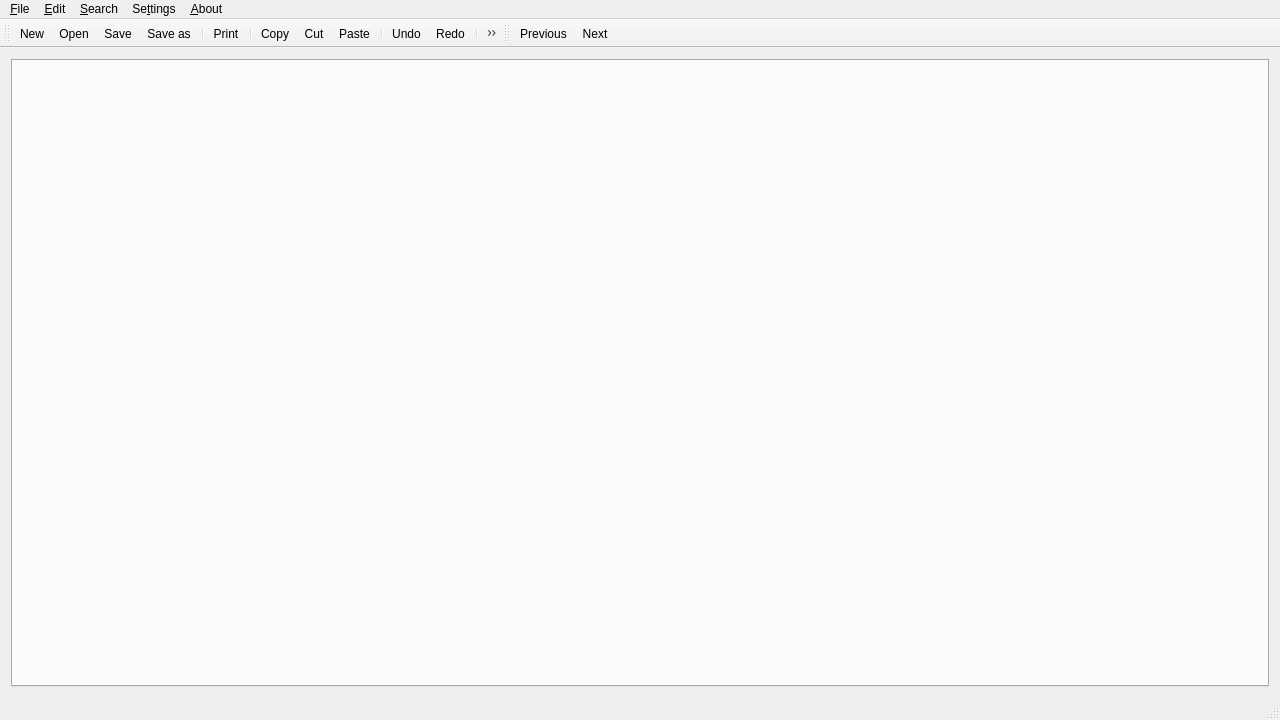
<?xml version="1.0" encoding="UTF-8"?>
<ui version="4.0">
 <class>Librepad</class>
 <widget class="QMainWindow" name="Librepad">
  <property name="geometry">
   <rect>
    <x>0</x>
    <y>0</y>
    <width>1280</width>
    <height>720</height>
   </rect>
  </property>
  <property name="windowTitle">
   <string>Librepad</string>
  </property>
  <widget class="QWidget" name="centralWidget">
   <layout class="QGridLayout" name="gridLayout">
    <item row="0" column="0">
     <widget class="QTabWidget" name="tabWidget">
      <property name="tabsClosable">
       <bool>true</bool>
      </property>
     </widget>
    </item>
   </layout>
  </widget>
  <widget class="QMenuBar" name="menuBar">
   <property name="geometry">
    <rect>
     <x>0</x>
     <y>0</y>
     <width>1280</width>
     <height>22</height>
    </rect>
   </property>
   <widget class="QMenu" name="menuFile">
    <property name="title">
     <string>&amp;File</string>
    </property>
    <addaction name="actionNew"/>
    <addaction name="actionOpen"/>
    <addaction name="actionSave"/>
    <addaction name="actionSave_as"/>
    <addaction name="actionReload"/>
    <addaction name="actionPrint"/>
    <addaction name="separator"/>
    <addaction name="actionExit"/>
   </widget>
   <widget class="QMenu" name="menuEdit">
    <property name="title">
     <string>&amp;Edit</string>
    </property>
    <addaction name="actionCopy"/>
    <addaction name="actionCut"/>
    <addaction name="actionPaste"/>
    <addaction name="separator"/>
    <addaction name="actionUndo"/>
    <addaction name="actionRedo"/>
   </widget>
   <widget class="QMenu" name="menuAbout">
    <property name="title">
     <string>&amp;About</string>
    </property>
    <addaction name="actionAbout"/>
   </widget>
   <widget class="QMenu" name="menuSearch">
    <property name="title">
     <string>&amp;Search</string>
    </property>
    <addaction name="actionNext"/>
    <addaction name="actionPrevious"/>
   </widget>
   <widget class="QMenu" name="menuSettings">
    <property name="title">
     <string>Se&amp;ttings</string>
    </property>
    <addaction name="actionFont"/>
   </widget>
   <addaction name="menuFile"/>
   <addaction name="menuEdit"/>
   <addaction name="menuSearch"/>
   <addaction name="menuSettings"/>
   <addaction name="menuAbout"/>
  </widget>
  <widget class="QToolBar" name="mainToolBar">
   <property name="sizePolicy">
    <sizepolicy hsizetype="Preferred" vsizetype="Fixed">
     <horstretch>0</horstretch>
     <verstretch>0</verstretch>
    </sizepolicy>
   </property>
   <property name="maximumSize">
    <size>
     <width>500</width>
     <height>16777215</height>
    </size>
   </property>
   <attribute name="toolBarArea">
    <enum>TopToolBarArea</enum>
   </attribute>
   <attribute name="toolBarBreak">
    <bool>false</bool>
   </attribute>
   <addaction name="actionNew"/>
   <addaction name="actionOpen"/>
   <addaction name="actionSave"/>
   <addaction name="actionSave_as"/>
   <addaction name="separator"/>
   <addaction name="actionPrint"/>
   <addaction name="separator"/>
   <addaction name="actionCopy"/>
   <addaction name="actionCut"/>
   <addaction name="actionPaste"/>
   <addaction name="separator"/>
   <addaction name="actionUndo"/>
   <addaction name="actionRedo"/>
   <addaction name="separator"/>
   <addaction name="actionFont"/>
   <addaction name="actionAbout"/>
   <addaction name="separator"/>
   <addaction name="actionExit"/>
  </widget>
  <widget class="QStatusBar" name="statusBar"/>
  <widget class="QToolBar" name="searchToolBar">
   <property name="sizePolicy">
    <sizepolicy hsizetype="Preferred" vsizetype="Expanding">
     <horstretch>0</horstretch>
     <verstretch>0</verstretch>
    </sizepolicy>
   </property>
   <property name="minimumSize">
    <size>
     <width>356</width>
     <height>0</height>
    </size>
   </property>
   <property name="maximumSize">
    <size>
     <width>16777215</width>
     <height>16777215</height>
    </size>
   </property>
   <property name="windowTitle">
    <string>toolBar</string>
   </property>
   <attribute name="toolBarArea">
    <enum>TopToolBarArea</enum>
   </attribute>
   <attribute name="toolBarBreak">
    <bool>false</bool>
   </attribute>
   <addaction name="actionPrevious"/>
   <addaction name="actionNext"/>
  </widget>
  <action name="actionNew">
   <property name="icon">
    <iconset resource="librepad.qrc">
     <normaloff>:/images/new.png</normaloff>:/images/new.png</iconset>
   </property>
   <property name="text">
    <string>New</string>
   </property>
   <property name="toolTip">
    <string>New text document</string>
   </property>
   <property name="shortcut">
    <string>Ctrl+N</string>
   </property>
  </action>
  <action name="actionOpen">
   <property name="icon">
    <iconset resource="librepad.qrc">
     <normaloff>:/images/open.png</normaloff>:/images/open.png</iconset>
   </property>
   <property name="text">
    <string>&amp;Open</string>
   </property>
   <property name="toolTip">
    <string>Open file</string>
   </property>
   <property name="shortcut">
    <string>Ctrl+O</string>
   </property>
  </action>
  <action name="actionSave">
   <property name="icon">
    <iconset resource="librepad.qrc">
     <normaloff>:/images/save.png</normaloff>:/images/save.png</iconset>
   </property>
   <property name="text">
    <string>&amp;Save</string>
   </property>
   <property name="toolTip">
    <string>Save file</string>
   </property>
   <property name="shortcut">
    <string>Ctrl+S</string>
   </property>
  </action>
  <action name="actionSave_as">
   <property name="icon">
    <iconset resource="librepad.qrc">
     <normaloff>:/images/save_as.png</normaloff>:/images/save_as.png</iconset>
   </property>
   <property name="text">
    <string>Save &amp;as</string>
   </property>
   <property name="toolTip">
    <string>Save file as</string>
   </property>
   <property name="shortcut">
    <string>Alt+S</string>
   </property>
  </action>
  <action name="actionPrint">
   <property name="icon">
    <iconset resource="librepad.qrc">
     <normaloff>:/images/print.png</normaloff>:/images/print.png</iconset>
   </property>
   <property name="text">
    <string>&amp;Print</string>
   </property>
   <property name="toolTip">
    <string>Print file</string>
   </property>
   <property name="shortcut">
    <string>Ctrl+P</string>
   </property>
  </action>
  <action name="actionExit">
   <property name="icon">
    <iconset theme="exit.png" resource="librepad.qrc">
     <normaloff>:/images/exit.png</normaloff>:/images/exit.png</iconset>
   </property>
   <property name="text">
    <string>E&amp;xit</string>
   </property>
   <property name="toolTip">
    <string>Exit librepad</string>
   </property>
  </action>
  <action name="actionCopy">
   <property name="icon">
    <iconset resource="librepad.qrc">
     <normaloff>:/images/copy.png</normaloff>:/images/copy.png</iconset>
   </property>
   <property name="text">
    <string>&amp;Copy</string>
   </property>
   <property name="shortcut">
    <string>Ctrl+C</string>
   </property>
  </action>
  <action name="actionCut">
   <property name="icon">
    <iconset resource="librepad.qrc">
     <normaloff>:/images/cut.png</normaloff>:/images/cut.png</iconset>
   </property>
   <property name="text">
    <string>&amp;Cut</string>
   </property>
   <property name="shortcut">
    <string>Ctrl+X</string>
   </property>
  </action>
  <action name="actionPaste">
   <property name="icon">
    <iconset resource="librepad.qrc">
     <normaloff>:/images/paste.png</normaloff>:/images/paste.png</iconset>
   </property>
   <property name="text">
    <string>&amp;Paste</string>
   </property>
   <property name="shortcut">
    <string>Ctrl+V</string>
   </property>
  </action>
  <action name="actionUndo">
   <property name="icon">
    <iconset resource="librepad.qrc">
     <normaloff>:/images/edit_undo.png</normaloff>:/images/edit_undo.png</iconset>
   </property>
   <property name="text">
    <string>&amp;Undo</string>
   </property>
   <property name="shortcut">
    <string>Ctrl+Z</string>
   </property>
  </action>
  <action name="actionRedo">
   <property name="icon">
    <iconset resource="librepad.qrc">
     <normaloff>:/images/edit_redo.png</normaloff>:/images/edit_redo.png</iconset>
   </property>
   <property name="text">
    <string>&amp;Redo</string>
   </property>
   <property name="shortcut">
    <string>Ctrl+Y</string>
   </property>
  </action>
  <action name="actionAbout">
   <property name="icon">
    <iconset resource="librepad.qrc">
     <normaloff>:/images/info.png</normaloff>:/images/info.png</iconset>
   </property>
   <property name="text">
    <string>&amp;Info</string>
   </property>
   <property name="toolTip">
    <string>About Librepad</string>
   </property>
  </action>
  <action name="actionPrevious">
   <property name="icon">
    <iconset resource="librepad.qrc">
     <normaloff>:/images/previous.png</normaloff>:/images/previous.png</iconset>
   </property>
   <property name="text">
    <string>&amp;Previous</string>
   </property>
   <property name="toolTip">
    <string>&lt;html&gt;&lt;head/&gt;&lt;body&gt;&lt;p&gt;previous search result&lt;/p&gt;&lt;/body&gt;&lt;/html&gt;</string>
   </property>
  </action>
  <action name="actionFont">
   <property name="icon">
    <iconset resource="librepad.qrc">
     <normaloff>:/images/font.png</normaloff>:/images/font.png</iconset>
   </property>
   <property name="text">
    <string>&amp;Font</string>
   </property>
  </action>
  <action name="actionNext">
   <property name="icon">
    <iconset resource="librepad.qrc">
     <normaloff>:/images/next.png</normaloff>:/images/next.png</iconset>
   </property>
   <property name="text">
    <string>&amp;Next</string>
   </property>
   <property name="toolTip">
    <string>&lt;html&gt;&lt;head/&gt;&lt;body&gt;&lt;p&gt;next search result&lt;/p&gt;&lt;/body&gt;&lt;/html&gt;</string>
   </property>
  </action>
  <action name="actionReload">
   <property name="icon">
    <iconset resource="librepad.qrc">
     <normaloff>:/images/reload.png</normaloff>:/images/reload.png</iconset>
   </property>
   <property name="text">
    <string>&amp;Reload</string>
   </property>
   <property name="shortcut">
    <string>Ctrl+R</string>
   </property>
  </action>
 </widget>
 <layoutdefault spacing="6" margin="11"/>
 <resources>
  <include location="librepad.qrc"/>
 </resources>
 <connections/>
</ui>
